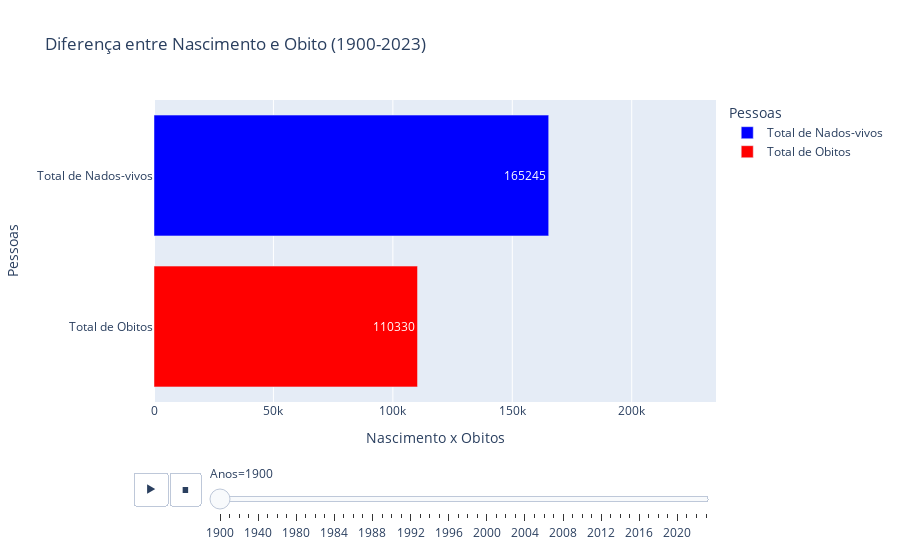

This figure's notebook cell:
### Code cell
import plotly.express as px

grafico_dinamico = px.bar(
    tabela_long,
    y='Pessoas',           # barras horizontais para categorias Sexo
    x='Nascimento x Obitos',   # valores no eixo x
    color='Pessoas',
    orientation='h',    # barras horizontais
    animation_frame='Anos',    # animação por anos
    animation_group='Pessoas',    # grupo de animação
    range_x=[0, tabela_long['Nascimento x Obitos'].max() * 1.1],
    color_discrete_map={'Total de Nados-vivos': 'blue', 'Total de Obitos': 'red'}, # cores específicas para cada categoria
    title='Diferença entre Nascimento e Obito (1900-2023)',
    text='Nascimento x Obitos',
)

grafico_dinamico.update_layout(yaxis={'categoryorder':'total ascending'})  # para ordem das barras
grafico_dinamico.show()

### Figure 1 — Plotly figure (JSON) as saved in the notebook; plotly's stock layout.template omitted (floating-point values rounded to 4 significant figures)
{"data": [{"hovertemplate": "Pessoas=%{y}<br>Anos=1900<br>Nascimento x Obitos=%{text}<extra></extra>", "ids": ["Total de Nados-vivos"], "legendgroup": "Total de Nados-vivos", "marker": {"color": "blue", "pattern": {"shape": ""}}, "name": "Total de Nados-vivos", "orientation": "h", "showlegend": true, "text": [165200.0], "textposition": "auto", "type": "bar", "x": [165245], "xaxis": "x", "y": ["Total de Nados-vivos"], "yaxis": "y"}, {"hovertemplate": "Pessoas=%{y}<br>Anos=1900<br>Nascimento x Obitos=%{text}<extra></extra>", "ids": ["Total de Obitos"], "legendgroup": "Total de Obitos", "marker": {"color": "red", "pattern": {"shape": ""}}, "name": "Total de Obitos", "orientation": "h", "showlegend": true, "text": [110300.0], "textposition": "auto", "type": "bar", "x": [110330], "xaxis": "x", "y": ["Total de Obitos"], "yaxis": "y"}], "layout": {"barmode": "relative", "legend": {"title": {"text": "Pessoas"}, "tracegroupgap": 0}, "sliders": [{"active": 0, "currentvalue": {"prefix": "Anos="}, "len": 0.9, "pad": {"b": 10, "t": 60}, "steps": [{"args": [["1900"], {"frame": {"duration": 0, "redraw": true}, "fromcurrent": true, "mode": "immediate", "transition": {"duration": 0, "easing": "linear"}}], "label": "1900", "method": "animate"}, {"args": [["1910"], {"frame": {"duration": 0, "redraw": true}, "fromcurrent": true, "mode": "immediate", "transition": {"duration": 0, "easing": "linear"}}], "label": "1910", "method": "animate"}, {"args": [["1920"], {"frame": {"duration": 0, "redraw": true}, "fromcurrent": true, "mode": "immediate", "transition": {"duration": 0, "easing": "linear"}}], "label": "1920", "method": "animate"}, {"args": [["1930"], {"frame": {"duration": 0, "redraw": true}, "fromcurrent": true, "mode": "immediate", "transition": {"duration": 0, "easing": "linear"}}], "label": "1930", "method": "animate"}, {"args": [["1940"], {"frame": {"duration": 0, "redraw": true}, "fromcurrent": true, "mode": "immediate", "transition": {"duration": 0, "easing": "linear"}}], "label": "1940", "method": "animate"}, {"args": [["1950"], {"frame": {"duration": 0, "redraw": true}, "fromcurrent": true, "mode": "immediate", "transition": {"duration": 0, "easing": "linear"}}], "label": "1950", "method": "animate"}, {"args": [["1960"], {"frame": {"duration": 0, "redraw": true}, "fromcurrent": true, "mode": "immediate", "transition": {"duration": 0, "easing": "linear"}}], "label": "1960", "method": "animate"}, {"args": [["1970"], {"frame": {"duration": 0, "redraw": true}, "fromcurrent": true, "mode": "immediate", "transition": {"duration": 0, "easing": "linear"}}], "label": "1970", "method": "animate"}, {"args": [["1980"], {"frame": {"duration": 0, "redraw": true}, "fromcurrent": true, "mode": "immediate", "transition": {"duration": 0, "easing": "linear"}}], "label": "1980", "method": "animate"}, {"args": [["1981"], {"frame": {"duration": 0, "redraw": true}, "fromcurrent": true, "mode": "immediate", "transition": {"duration": 0, "easing": "linear"}}], "label": "1981", "method": "animate"}, {"args": [["1982"], {"frame": {"duration": 0, "redraw": true}, "fromcurrent": true, "mode": "immediate", "transition": {"duration": 0, "easing": "linear"}}], "label": "1982", "method": "animate"}, {"args": [["1983"], {"frame": {"duration": 0, "redraw": true}, "fromcurrent": true, "mode": "immediate", "transition": {"duration": 0, "easing": "linear"}}], "label": "1983", "method": "animate"}, {"args": [["1984"], {"frame": {"duration": 0, "redraw": true}, "fromcurrent": true, "mode": "immediate", "transition": {"duration": 0, "easing": "linear"}}], "label": "1984", "method": "animate"}, {"args": [["1985"], {"frame": {"duration": 0, "redraw": true}, "fromcurrent": true, "mode": "immediate", "transition": {"duration": 0, "easing": "linear"}}], "label": "1985", "method": "animate"}, {"args": [["1986"], {"frame": {"duration": 0, "redraw": true}, "fromcurrent": true, "mode": "immediate", "transition": {"duration": 0, "easing": "linear"}}], "label": "1986", "method": "animate"}, {"args": [["1987"], {"frame": {"duration": 0, "redraw": true}, "fromcurrent": true, "mode": "immediate", "transition": {"duration": 0, "easing": "linear"}}], "label": "1987", "method": "animate"}, {"args": [["1988"], {"frame": {"duration": 0, "redraw": true}, "fromcurrent": true, "mode": "immediate", "transition": {"duration": 0, "easing": "linear"}}], "label": "1988", "method": "animate"}, {"args": [["1989"], {"frame": {"duration": 0, "redraw": true}, "fromcurrent": true, "mode": "immediate", "transition": {"duration": 0, "easing": "linear"}}], "label": "1989", "method": "animate"}, {"args": [["1990"], {"frame": {"duration": 0, "redraw": true}, "fromcurrent": true, "mode": "immediate", "transition": {"duration": 0, "easing": "linear"}}], "label": "1990", "method": "animate"}, {"args": [["1991"], {"frame": {"duration": 0, "redraw": true}, "fromcurrent": true, "mode": "immediate", "transition": {"duration": 0, "easing": "linear"}}], "label": "1991", "method": "animate"}, {"args": [["1992"], {"frame": {"duration": 0, "redraw": true}, "fromcurrent": true, "mode": "immediate", "transition": {"duration": 0, "easing": "linear"}}], "label": "1992", "method": "animate"}, {"args": [["1993"], {"frame": {"duration": 0, "redraw": true}, "fromcurrent": true, "mode": "immediate", "transition": {"duration": 0, "easing": "linear"}}], "label": "1993", "method": "animate"}, {"args": [["1994"], {"frame": {"duration": 0, "redraw": true}, "fromcurrent": true, "mode": "immediate", "transition": {"duration": 0, "easing": "linear"}}], "label": "1994", "method": "animate"}, {"args": [["1995"], {"frame": {"duration": 0, "redraw": true}, "fromcurrent": true, "mode": "immediate", "transition": {"duration": 0, "easing": "linear"}}], "label": "1995", "method": "animate"}, {"args": [["1996"], {"frame": {"duration": 0, "redraw": true}, "fromcurrent": true, "mode": "immediate", "transition": {"duration": 0, "easing": "linear"}}], "label": "1996", "method": "animate"}, {"args": [["1997"], {"frame": {"duration": 0, "redraw": true}, "fromcurrent": true, "mode": "immediate", "transition": {"duration": 0, "easing": "linear"}}], "label": "1997", "method": "animate"}, {"args": [["1998"], {"frame": {"duration": 0, "redraw": true}, "fromcurrent": true, "mode": "immediate", "transition": {"duration": 0, "easing": "linear"}}], "label": "1998", "method": "animate"}, {"args": [["1999"], {"frame": {"duration": 0, "redraw": true}, "fromcurrent": true, "mode": "immediate", "transition": {"duration": 0, "easing": "linear"}}], "label": "1999", "method": "animate"}, {"args": [["2000"], {"frame": {"duration": 0, "redraw": true}, "fromcurrent": true, "mode": "immediate", "transition": {"duration": 0, "easing": "linear"}}], "label": "2000", "method": "animate"}, {"args": [["2001"], {"frame": {"duration": 0, "redraw": true}, "fromcurrent": true, "mode": "immediate", "transition": {"duration": 0, "easing": "linear"}}], "label": "2001", "method": "animate"}, {"args": [["2002"], {"frame": {"duration": 0, "redraw": true}, "fromcurrent": true, "mode": "immediate", "transition": {"duration": 0, "easing": "linear"}}], "label": "2002", "method": "animate"}, {"args": [["2003"], {"frame": {"duration": 0, "redraw": true}, "fromcurrent": true, "mode": "immediate", "transition": {"duration": 0, "easing": "linear"}}], "label": "2003", "method": "animate"}, {"args": [["2004"], {"frame": {"duration": 0, "redraw": true}, "fromcurrent": true, "mode": "immediate", "transition": {"duration": 0, "easing": "linear"}}], "label": "2004", "method": "animate"}, {"args": [["2005"], {"frame": {"duration": 0, "redraw": true}, "fromcurrent": true, "mode": "immediate", "transition": {"duration": 0, "easing": "linear"}}], "label": "2005", "method": "animate"}, {"args": [["2006"], {"frame": {"duration": 0, "redraw": true}, "fromcurrent": true, "mode": "immediate", "transition": {"duration": 0, "easing": "linear"}}], "label": "2006", "method": "animate"}, {"args": [["2007"], {"frame": {"duration": 0, "redraw": true}, "fromcurrent": true, "mode": "immediate", "transition": {"duration": 0, "easing": "linear"}}], "label": "2007", "method": "animate"}, {"args": [["2008"], {"frame": {"duration": 0, "redraw": true}, "fromcurrent": true, "mode": "immediate", "transition": {"duration": 0, "easing": "linear"}}], "label": "2008", "method": "animate"}, {"args": [["2009"], {"frame": {"duration": 0, "redraw": true}, "fromcurrent": true, "mode": "immediate", "transition": {"duration": 0, "easing": "linear"}}], "label": "2009", "method": "animate"}, {"args": [["2010"], {"frame": {"duration": 0, "redraw": true}, "fromcurrent": true, "mode": "immediate", "transition": {"duration": 0, "easing": "linear"}}], "label": "2010", "method": "animate"}, {"args": [["2011"], {"frame": {"duration": 0, "redraw": true}, "fromcurrent": true, "mode": "immediate", "transition": {"duration": 0, "easing": "linear"}}], "label": "2011", "method": "animate"}, {"args": [["2012"], {"frame": {"duration": 0, "redraw": true}, "fromcurrent": true, "mode": "immediate", "transition": {"duration": 0, "easing": "linear"}}], "label": "2012", "method": "animate"}, {"args": [["2013"], {"frame": {"duration": 0, "redraw": true}, "fromcurrent": true, "mode": "immediate", "transition": {"duration": 0, "easing": "linear"}}], "label": "2013", "method": "animate"}, {"args": [["2014"], {"frame": {"duration": 0, "redraw": true}, "fromcurrent": true, "mode": "immediate", "transition": {"duration": 0, "easing": "linear"}}], "label": "2014", "method": "animate"}, {"args": [["2015"], {"frame": {"duration": 0, "redraw": true}, "fromcurrent": true, "mode": "immediate", "transition": {"duration": 0, "easing": "linear"}}], "label": "2015", "method": "animate"}, {"args": [["2016"], {"frame": {"duration": 0, "redraw": true}, "fromcurrent": true, "mode": "immediate", "transition": {"duration": 0, "easing": "linear"}}], "label": "2016", "method": "animate"}, {"args": [["2017"], {"frame": {"duration": 0, "redraw": true}, "fromcurrent": true, "mode": "immediate", "transition": {"duration": 0, "easing": "linear"}}], "label": "2017", "method": "animate"}, {"args": [["2018"], {"frame": {"duration": 0, "redraw": true}, "fromcurrent": true, "mode": "immediate", "transition": {"duration": 0, "easing": "linear"}}], "label": "2018", "method": "animate"}, {"args": [["2019"], {"frame": {"duration": 0, "redraw": true}, "fromcurrent": true, "mode": "immediate", "transition": {"duration": 0, "easing": "linear"}}], "label": "2019", "method": "animate"}, {"args": [["2020"], {"frame": {"duration": 0, "redraw": true}, "fromcurrent": true, "mode": "immediate", "transition": {"duration": 0, "easing": "linear"}}], "label": "2020", "method": "animate"}, {"args": [["2021"], {"frame": {"duration": 0, "redraw": true}, "fromcurrent": true, "mode": "immediate", "transition": {"duration": 0, "easing": "linear"}}], "label": "2021", "method": "animate"}, {"args": [["2022"], {"frame": {"duration": 0, "redraw": true}, "fromcurrent": true, "mode": "immediate", "transition": {"duration": 0, "easing": "linear"}}], "label": "2022", "method": "animate"}, {"args": [["2023"], {"frame": {"duration": 0, "redraw": true}, "fromcurrent": true, "mode": "immediate", "transition": {"duration": 0, "easing": "linear"}}], "label": "2023", "method": "animate"}], "x": 0.1, "xanchor": "left", "y": 0, "yanchor": "top"}], "title": {"text": "Diferença entre Nascimento e Obito (1900-2023)"}, "updatemenus": [{"buttons": [{"args": [null, {"frame": {"duration": 500, "redraw": true}, "fromcurrent": true, "mode": "immediate", "transition": {"duration": 500, "easing": "linear"}}], "label": "&#9654;", "method": "animate"}, {"args": [[null], {"frame": {"duration": 0, "redraw": true}, "fromcurrent": true, "mode": "immediate", "transition": {"duration": 0, "easing": "linear"}}], "label": "&#9724;", "method": "animate"}], "direction": "left", "pad": {"r": 10, "t": 70}, "showactive": false, "type": "buttons", "x": 0.1, "xanchor": "right", "y": 0, "yanchor": "top"}], "xaxis": {"anchor": "y", "domain": [0, 1], "range": [0, 235300.0], "title": {"text": "Nascimento x Obitos"}}, "yaxis": {"anchor": "x", "categoryarray": ["Total de Obitos", "Total de Nados-vivos"], "categoryorder": "total ascending", "domain": [0, 1], "title": {"text": "Pessoas"}}}}
